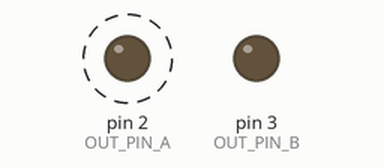
Recording of a sketch running on a simulated Arduino Uno, built with avr-gcc and run on an emulated ATmega328P. On the bench: output pins drawn as LEDs (lit = HIGH). Dashed ring = blinking.

Above: at 0.5 s.
At 3.5 s:
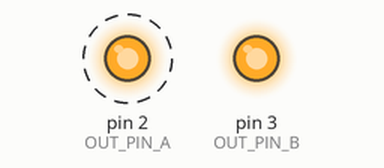
Timing chart, 0 to 5.2 s (numbered marks = the images above):
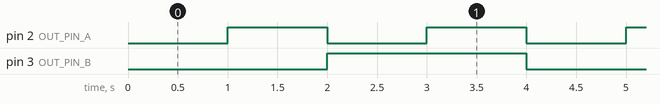

Measured:
- by itself, pin 2 (OUT_PIN_A): alternates HIGH for 1.0 s and LOW for 1.0 s
- by itself, pin 3 (OUT_PIN_B): alternates HIGH for 2.0 s and LOW for 2.0 s
- by itself, everything shown: repeats every 4.0 s, in 4 steps

The sketch:

Arduino_und_SN74xx.ino
```cpp
// Arduino und Logikbaustein SN7408 (SN7400, SN7432)
const int OUT_PIN_A = 2;
const int OUT_PIN_B = 3;

void setup()
{
    //Ausgänge
    pinMode(OUT_PIN_A, OUTPUT);
    pinMode(OUT_PIN_B, OUTPUT);
}

void loop()
{
    digitalWrite(OUT_PIN_A, LOW);
    digitalWrite(OUT_PIN_B, LOW);
    delay(1000);
    digitalWrite(OUT_PIN_A, HIGH);
    digitalWrite(OUT_PIN_B, LOW);
    delay(1000);
    digitalWrite(OUT_PIN_A, LOW);
    digitalWrite(OUT_PIN_B, HIGH);
    delay(1000);
    digitalWrite(OUT_PIN_A, HIGH);
    digitalWrite(OUT_PIN_B, HIGH);
    delay(1000);
}
```
